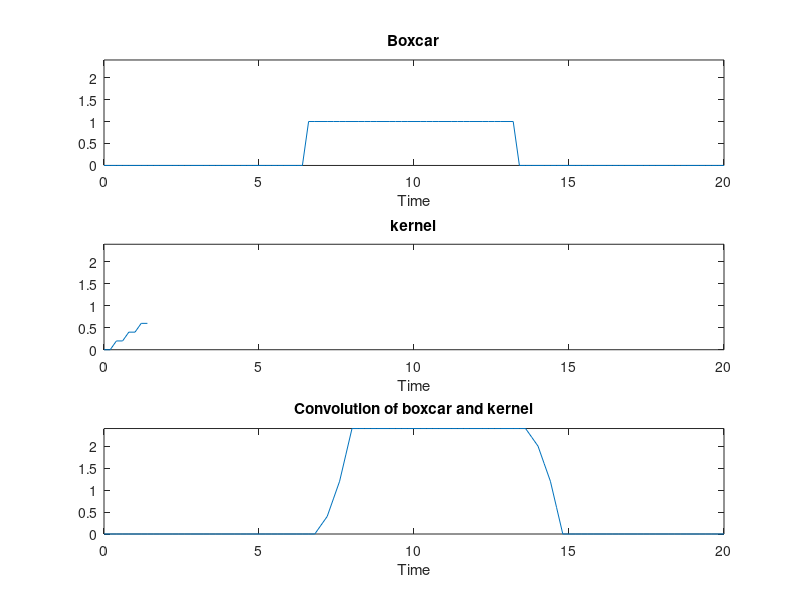

The MATLAB source for this figure:
% Explore different examples of convolution
% Try picking different boxcars and kernels and see how the output changes

% init
close all
boxType = 'sustain';
kernType = 'steps';

% Get values
% Define boxcar
x = 0:0.1:10; % inventing a time scale of 0-5 sec in 0.1 sec increments
numX = numel(x);
switch boxType
    case 'midline'
        % A single pulse in the middle
        y = zeros([1,numX]);
        y(round(numX/2)) = 1;
    case 'twinPeaks'
        % two unit spikes at 1/3 and 2/3
        y = zeros([1,numX]);
        y(round(numX/3)) = 1;
        y(round(2*numX/3)) = 1;
    case 'sustain'
        % Hold the signal on from 1/3 to 2/3
        y = zeros([1,numX]);
        y(round(numX/3):round(2*numX/3)) = 1;
    case '3'
        % 3 random bumps
        y = zeros([1,numX]);
        temp = randperm(numX);
        inds = temp(1:3);
        y(inds) = .5;
    case 'sine'
        y = sin(x * pi * 2);
    otherwise
        error('Invalid boxType');
end
x = ((1:numel(y)) - 1) / 5; % inventing a time scale

% Define kernel
switch kernType
    case 'scallop'
        kernel = [0 0.05 0.06 0.1 0.5 0.9 0];
    case 'pyramid'
        kernel = [0 0 .5 .5 1 1 .5 .5 0 0];
    case 'steps'
        kernel = [0 0 .2 .2 .4 .4 .6 .6];
    case 'hrf'
        kernel = twoGammaHrf;
        kernel = kernel / max(kernel); % rescale so max is 1
    otherwise 
        error('Invalid kernType')
end

% Convolve kernel with boxcar
w = conv(y,kernel);

% Show all three elements at once:
figure();
ymax = max([y,kernel,w]);
ymin = min([y,kernel,w]);
subplot(3,1,1); % The signal
    plot(x,y);
    xlabel('Time');
    title('Boxcar');
    ylim([ymin,ymax]);
    xlim([0,max(x)]);
subplot(3,1,2); % the kernel
    plot(x(1:numel(kernel)),kernel);
    xlabel('Time');
    title('kernel');
    ylim([ymin,ymax]);
    xlim([0,max(x)]);
subplot(3,1,3); % the convolution
    plot(x,w(1:numel(x)));
    xlabel('Time');
    title('Convolution of boxcar and kernel');
    ylim([ymin,ymax]);
    xlim([0,max(x)]);